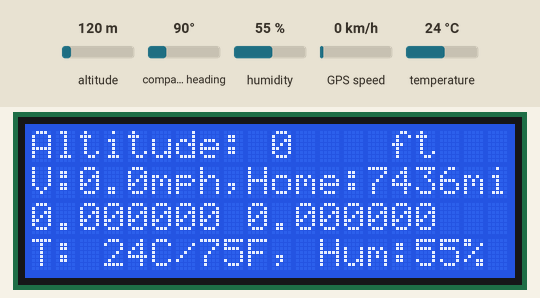
The sketch below on a simulated Arduino Uno, built with avr-gcc and run on an emulated ATmega328P. Shown: 20×4 character LCD. The test bench sets the inputs (shaded band); at power-on: altitude 120 m, humidity 55 %, GPS speed 0 km/h, temperature 24 °C, compass heading 90°. The GPS gets a fix after 3 s at 37.7749, -122.4194 with 8 satellites.

Above: at 2.2 s.
2.3 s: altitude set to 20 m
At 4.4 s:
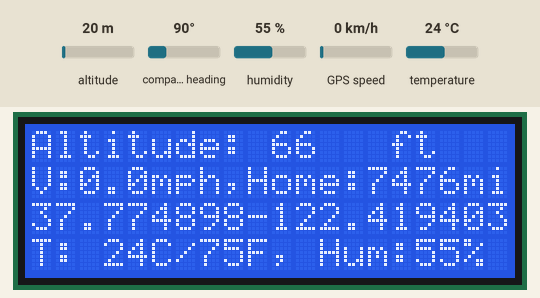
4.7 s: humidity set to 22 %
At 6.5 s:
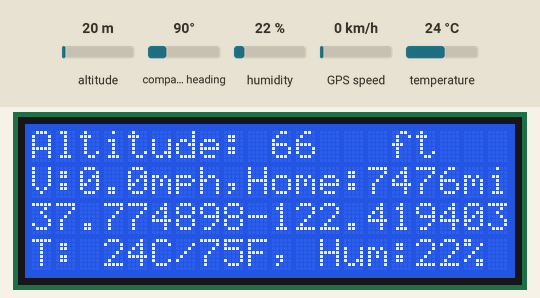
6.9 s: GPS speed set to 2 km/h
At 8.1 s:
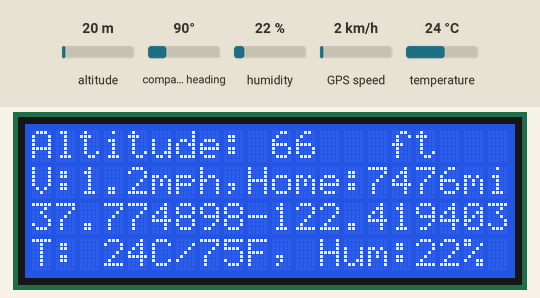
9.0 s: temperature set to 12 °C
At 10.6 s:
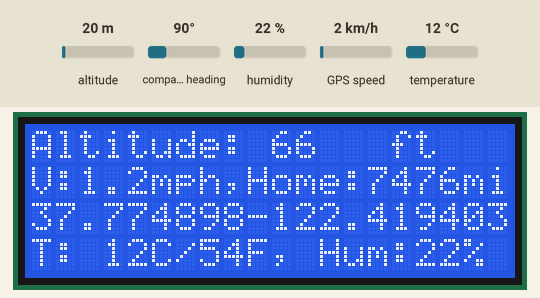
11.1 s: altitude set to 250 m
At 11.9 s:
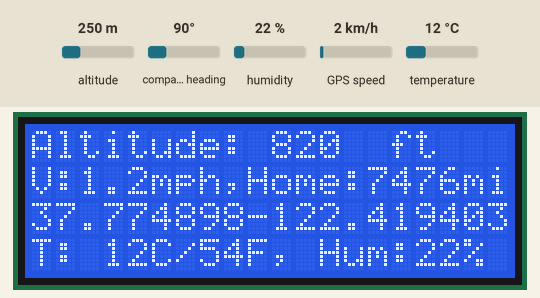
12.7 s: humidity set to 40 %
At 14.3 s:
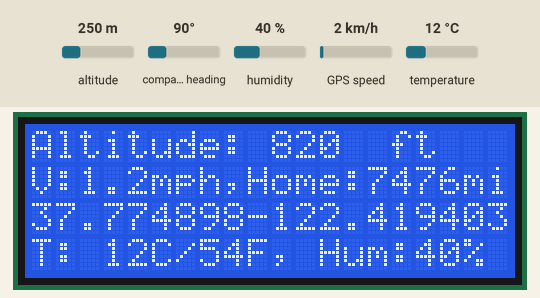
Timing chart, 0 to 15.8 s (numbered marks = the images above; inputs shaded):
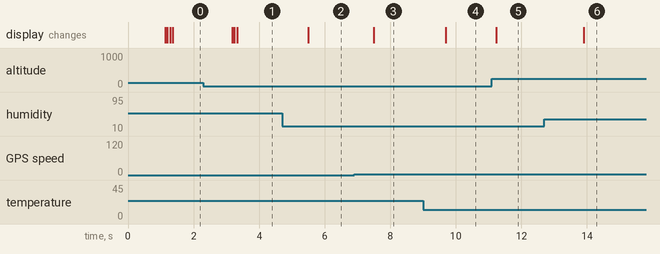

The sketch:

CarDashTwo.ino
```cpp
//Libraries
#include <DHT.h>
#include <Wire.h>
#include <LiquidCrystal_I2C.h>
#include <TinyGPS++.h>
#include <SoftwareSerial.h>

//Constants
#define DHTPIN 7     // what pin we're connected to
#define DHTTYPE DHT22   // DHT 22  (AM2302)
DHT dht(DHTPIN, DHTTYPE); //// Initialize DHT sensor for normal 16mhz Arduino
LiquidCrystal_I2C lcd(0x27,20,4);  // set the LCD address to 0x27 for a 16 chars and 2 line display
static const int RXPin = 4, TXPin = 3;
static const uint32_t GPSBaud = 4800;
static const double HOME_LAT = 32.382788, HOME_LON = -110.962640;
// The TinyGPS++ object
TinyGPSPlus gps;

// The serial connection to the GPS device
SoftwareSerial ss(RXPin, TXPin);

//Variables
int chk;
float hum;  //Stores humidity value
float temp; //Stores temperature value
float tempF;
double altitudeGPSft;
double speedGPSmph;
double latitudeGPS;
double longitudeGPS;
double distanceMiToHome;
double courseToHome;
unsigned long timer;
unsigned long timerIF=0;

void setup()
{
//  Serial.begin(115200);
   ss.begin(GPSBaud);
  dht.begin();
  lcd.begin();                      // initialize the lcd
 smartDelay(1000);
  // Print a message to the LCD.
//  lcd.backlight();
}

void loop()
{

    //Read data and store it to variables hum and temp

    hum = dht.readHumidity();
    temp= dht.readTemperature();
    tempF=(temp*9/5)+32;
    smartDelay(50);

    altitudeGPSft=gps.altitude.meters()*3.280839895;
    printLCDDistAlt(altitudeGPSft,0);
    smartDelay(50);

    speedGPSmph=gps.speed.mph();


    latitudeGPS=gps.location.lat();
    longitudeGPS=gps.location.lng();
    printLCDLatLong(latitudeGPS,longitudeGPS,2);
    smartDelay(50);

    distanceMiToHome=TinyGPSPlus::distanceBetween(latitudeGPS, longitudeGPS, HOME_LAT, HOME_LON)/1609.344;
    printLCDDistSpeed(speedGPSmph,distanceMiToHome,1);
    smartDelay(50);


    printLCDtemp(temp,tempF,hum,3);
    smartDelay(50);

}

void printLCDDistAlt(float alt, int line){

    /* GPS Altitude */
    lcd.setCursor(0,line);
    lcd.print("Altitude: ");
    lcd.setCursor(10,line);
    lcd.print(round(alt),1);
    lcd.setCursor(15,line);
    lcd.print("ft");


}

void printLCDDistSpeed(float spd,float dist, int line){

    /* GPS Distance to House and Speed*/
    lcd.setCursor(0,line);
    lcd.print("V:");
    lcd.setCursor(2,line);
    if (spd<10) {
      lcd.print(spd,1);
      lcd.setCursor(5,line);
      lcd.print("mph,Home:");
    }
    else {
      lcd.print(round(spd),1);
      lcd.setCursor(4,line);
      lcd.print(" mph,Home:");
    }
    lcd.setCursor(5,line);
    lcd.print("mph,Home:");
    lcd.setCursor(14,line);
    if (dist<100){
      lcd.print(dist,1);
      lcd.setCursor(18,line);
      lcd.print("mi");}
    else  {
      lcd.print(int(round(dist)));
      lcd.setCursor(18,line);
      lcd.print("mi");
    }


}

void printLCDLatLong(float lat,float lon, int line){

        /* GPS Lat Long */
//    lcd.setCursor(0,line);
//    lcd.print("(");
//    lcd.setCursor(1,line);
//    lcd.print(lat,10);
//    lcd.setCursor(10,line);
//    lcd.print(",");
//    lcd.setCursor(11,line);
//    lcd.print(lon,10);
//    lcd.setCursor(19,line);
//    lcd.print(")");

//    lcd.setCursor(0,line);
//    lcd.print("(");
    lcd.setCursor(0,line);
    lcd.print(lat,6);
//    lcd.setCursor(10,line);
//    lcd.print(",");
    lcd.setCursor(9,line);
    lcd.print(lon,6);
//    lcd.setCursor(19,line);
//    lcd.print(")");


}

void printLCDtemp(float temp,float tempF,float hum, int line){

    /* Humidity and Temperature */
    lcd.setCursor(0,line);
    lcd.print("T: ");
    lcd.setCursor(3,line);
    lcd.print(int(round(temp)));
    lcd.setCursor(5,line);
    lcd.print("C/");
    lcd.setCursor(7,line);
    lcd.print(int(round(tempF)));
    lcd.setCursor(9,line);
    lcd.print("F, Hum: ");
    lcd.setCursor(16,line);
    lcd.print(int(round(hum)));
    lcd.setCursor(18,line);
    lcd.print("% ");

    }


// This custom version of delay() ensures that the gps object
// is being "fed".
static void smartDelay(unsigned long ms)
{
  unsigned long start = millis();
  do
  {
    while (ss.available())
      gps.encode(ss.read());
  } while (millis() - start < ms);
}
```

Measured:
- after the input at 4.7 s, the display: changes after 0.80 s (image 2)
- after the input at 6.9 s, the display: changes after 0.60 s (image 3)
- after the input at 9.0 s, the display: changes after 0.69 s (image 4)
- after the input at 11.1 s, the display: changes after 0.13 s (image 5)
- after the input at 12.7 s, the display: changes after 1.2 s (image 6)
